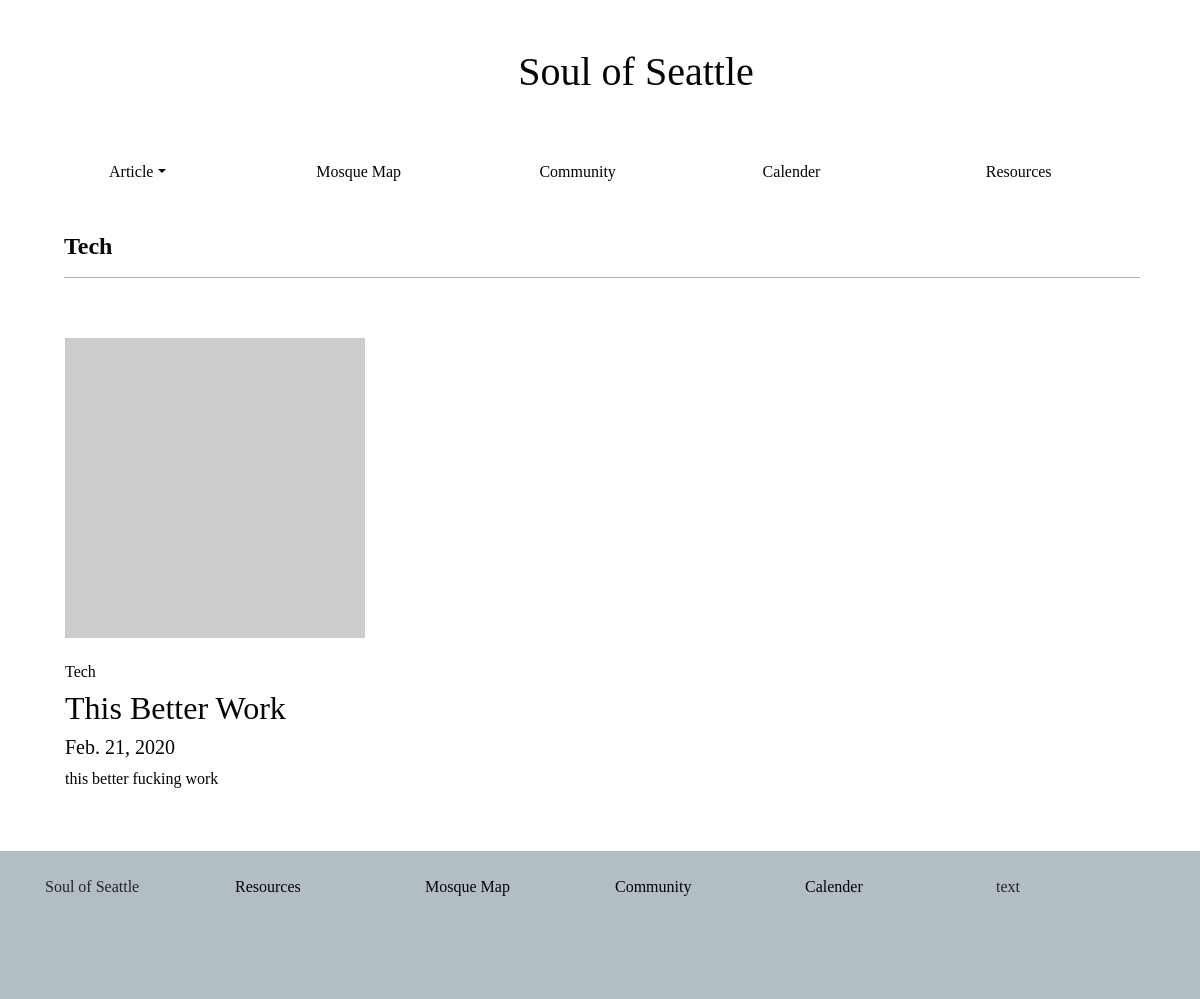
Page /tech on the committed database.
### soulofseattlepages/models.py (models this page shows, shortened)
class userPost(models.Model):
   author = models.ForeignKey(author, on_delete = models.CASCADE)
   post_Title = models.CharField(max_length = 255, unique = True)
   post_Slug = models.CharField(max_length = 255, unique = True)
   post_Content = models.TextField()
   post_CreatedOn = models.DateTimeField(auto_now_add = True)
   post_UploadImage = models.ImageField(default = "default.png", blank = True)
   post_Status = models.IntegerField(choices = STATUS, default = 0)
   tags = TaggableManager()
   post_Category = models.CharField(max_length = 200, choices = CATEGORIES, default = "Lifestyle")
   class Meta:
       ordering = ['-post_CreatedOn']

### soulofseattlepages/views.py (the view)
# urls.py: path('tech', views.tech, name="Tech"),
def tech(request):
    if request.method == 'GET':
        tech_article = userPost.objects.filter(post_Category='Tech').values()
        tech_articles = {
            "tech_articles": tech_article
        }
    return render(request, 'categories/tech.htm', tech_articles)

### templates/categories/tech.htm (shortened to what this page needs)
<!DOCTYPE html>
<html lang="en">
<head>
    <link rel="stylesheet" href="https://stackpath.bootstrapcdn.com/bootstrap/4.4.1/css/bootstrap.min.css"
>
    {% load static %}
    <link rel="stylesheet" type="text/css" href="{% static "CSS/style.css" %}">
</head>
<body>
    <header class="pt-5 pl-5">
        <div class="container">
            <div class="pl-4">
                {% load static %}
                <b>
                    <h1 class="center-text ">Soul of Seattle</h1>
                </b>
                <div class="row pt-5">
                    <div class="col-sm">
                        <ul class="nav">
                            <li class="nav-item dropdown ">
                                <a class="nav-link dropdown-toggle" data-toggle="dropdown" href="#" role="button"
                                    aria-haspopup="true" aria-expanded="false">Article</a>
                            </li>
                        </ul>
                    </div>
                    <div class="col-sm pt-2">
                        <a href="{% url 'MosqueMap' %}">Mosque Map</a>
                    </div>
                    <div class="col-sm pt-2">
                        <a href="{% url 'Community' %}">Community</a>
                    </div>
                    <div class="col-sm pt-2">
                        <a href="{% url 'Calender' %}">Calender</a>
                    </div>
                    <div class="col-sm pt-2">
                        <a href="{% url 'Resources' %}">Resources</a>
                    </div>
                </div>
            </div>
        </div>
    </header>
    <div class="container">
        <div class="pt-3 ml-1">
            <div class="pt-4 col-sm-12">
                    <h4 class="heading-color"><b> Tech </b></h4>
                    <hr>
            </div>
        </div>
    </div>
    <section>
        <div class="container">
            <div class="row padding-down">
                {% for tech_article in tech_articles  %}
                <div class="col-sm-4 col-md mt-4 ">
                    <div class=" mb-4">
                        <div class="card-body">
                             <a href="{% url 'Article' tech_article.post_Slug %}">
                                <img class ="pb-4" src="https://via.placeholder.com/300" class="card-img-top">
                                <h6>{{ tech_article.post_Category }}</h6>
                                <h2>{{ tech_article.post_Title }}</h2>
                                <h5>{{ tech_article.post_CreatedOn | date}}</h5>
                                <p>{{tech_article.post_Content|slice:":200" }}   </p>
                            </a>
                        </div>
                    </div>
                    </div>
                    {% endfor %}
                </div>
            </div>
    </section>
    <footer class="footer-padding ">
        <div class="container">
            <div class="row">
                <div class="col-sm-2 col-xsm-2 pt-4 pl-8">
                    Soul of Seattle
                </div>
                <div class="col-sm-2 col-xms-2 pt-4">
                    <a href="{% url 'Resources' %}">Resources</a>
                </div>
                <div class="col-sm-2 col-xms-2 pt-4">
                    <a href="{% url 'MosqueMap' %}">Mosque Map</a>
                </div>
                <div class="col-sm-2 col-xms-2 pt-4">
                    <a href="{% url 'Community' %}">Community</a>
                </div>
                <div class="col-sm-2 col-xms-2 pt-4">
                    <a href="{% url 'Calender' %}">Calender</a>
                </div>
                <div class="col-sm-2 col-xms-2 pt-4 pl-3">
                    text
                </div>
            </div>
        </div>
    </footer>
</body>
</html>

### static/CSS/style.css (style rules this page uses)
body, html { background-color: white; font-family: 'Playfair Display', serif; }
h1, h5 ,h6 { color: #040404; }
p { color: black; }
hr { border-color: black; }
.center-text { text-align: center; }
.footer-padding { padding-bottom: 100px; background-color: #b2bec3; }
footer { background-color: #b2bec3; }
hr { border-color: #B2B2B2; }
.heading-color { color: #040404; }
a:link, a:hover, a:visited { color: #040404; text-decoration: none; }

### rows in the picture
userPost: post_Category "Tech", post_Title "This Better Work", post_CreatedOn "Feb. 21, 2020", post_Content "this better fucking work"
